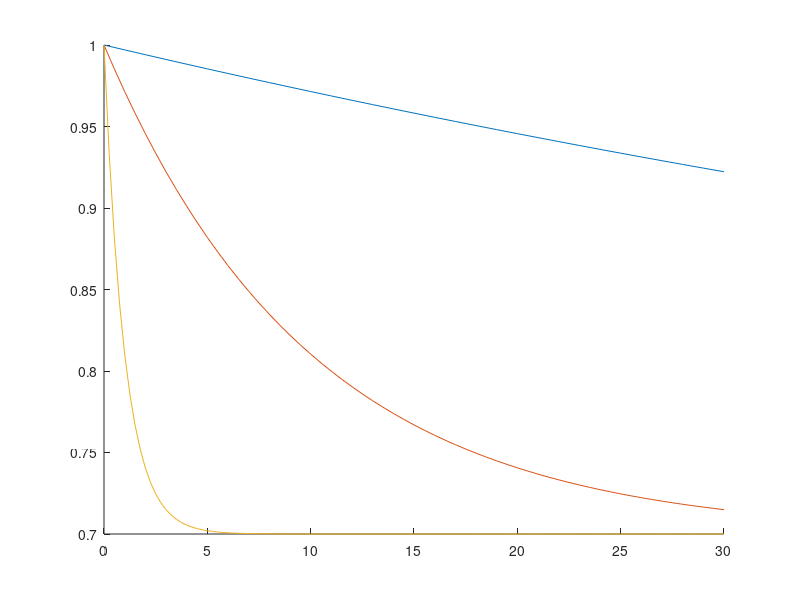
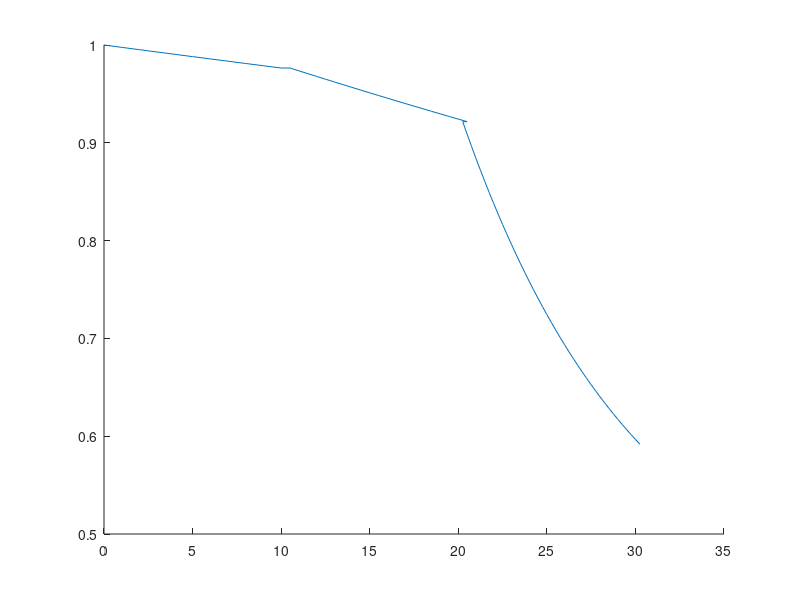
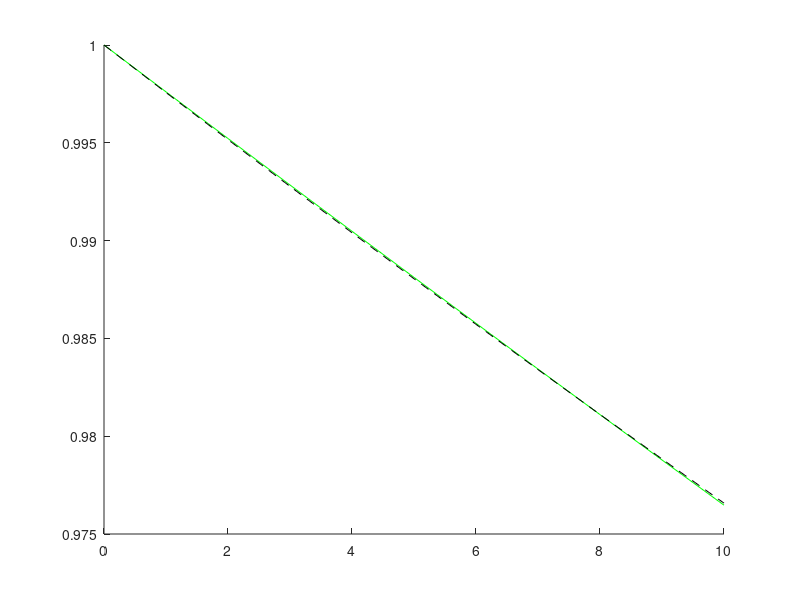
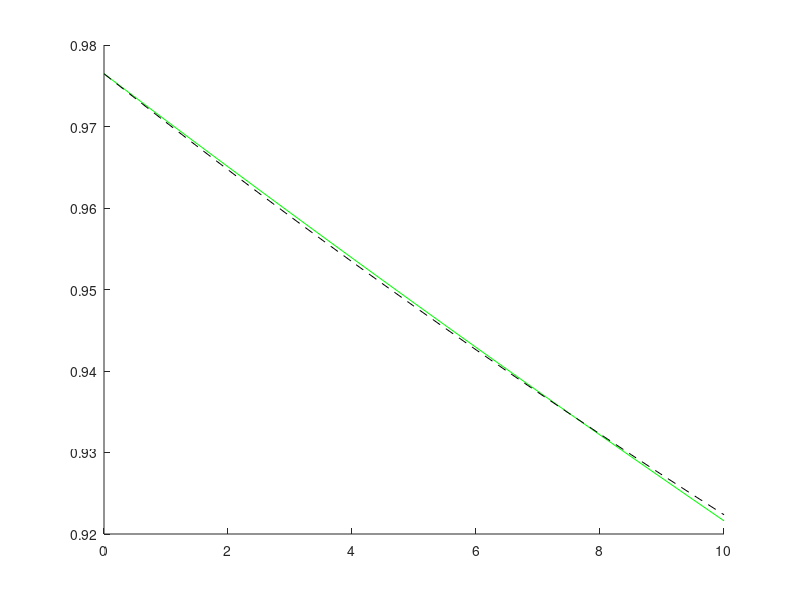

These figures' MATLAB source, in order: (Note: this script raises an error after producing the figures.)
%Author: Zarina Akbary
%Date: 05/04/2021
%Purpose: To combine and analyze dm data from mNeonGreen/mCherry diffusion
%experiments. 

clear, close all

%% Mock Model--30 min, full
beta=0.7;
t1=[0:1:30];
tau1=100;

t2=[0:0.5:30];
tau2=10;

t3=[0:0.25:30];
tau3=1;

sim1 = (1-beta)*exp(-t1/tau1)+beta;
sim2 = (1-beta)*exp(-t2/tau2)+beta;
sim3 = (1-beta)*exp(-t3/tau3)+beta;

figure, hold on
plot(t1, sim1)
plot(t2, sim2)
plot(t3, sim3)

%% Mock Model--30 min stepwise
beta=0.4;
t1=[0:1:10];
tau1=250;

t2=[0:0.5:10];
tau2=100;

t3=[0:0.25:10];
tau3=10;

sim1 = (1-beta)*exp(-t1/tau1)+beta;
sim2 = (sim1(end)-beta)*exp(-t2/tau2)+beta;
sim3 = (sim2(end)-beta)*exp(-t3/tau3)+beta;

simT = [sim1, sim2, sim3];
time = [t1, t2+(t1(end)+0.5), t3+(t1(end)+t2(end)+0.25)];

figure, hold on
plot(time, simT)

%% Working backwards
beta=0.7;
coeff0=1;

modelfun1=@(coeff,x)(sim1(1)-beta)*exp(-x./coeff)+beta;
modelfun2=@(coeff,x)(sim2(1)-beta)*exp(-x./coeff)+beta;
modelfun3=@(coeff,x)(sim3(1)-beta)*exp(-x./coeff)+beta;

mdl1=nlinfit(t1, sim1, modelfun1, coeff0);
mdl2=nlinfit(t2, sim2, modelfun2, coeff0);
mdl3=nlinfit(t3, sim3, modelfun3, coeff0);

y_hat1=modelfun1(mdl1, t1); 
y_hat2=modelfun2(mdl2, t2); 
y_hat3=modelfun3(mdl3, t3); 

figure, hold on
plot(t1, sim1,'-g', ...
        t1, y_hat1, '--k')

figure, hold on
plot(t2, sim2,'-g', ...
        t2, y_hat2, '--k')

figure, hold on
plot(t3, sim3,'-g', ...
        t3, y_hat3, '--k')

%% 10022021_Exp1
datadir="/Users/zarina/Documents/MATLAB/MatlabReady/mNeonGreenDiffusion_analysis";
dirsave="/Users/zarina/Documents/MATLAB/MatlabReady/mNeonGreenDiffusion_analysis/10182021_analysis";
basename='10022021_Exp1_colony';

%store directory
%data = struct('experiment', [], 'colony', [], 'length', [], 'intensity', [], 'norm_intensity', [], 'time', [], 'fitModel', {});
cd(datadir)
intensity_files=dir([basename '*dm.mat']);

%pre-allocate matrices
data_intensity=[];
data_norm_intensity=[];

%populate matrices
for i=1:height(intensity_files)
    
    load(intensity_files(i).name, 'dataTable', 'time', 'tidx')
    
    data_intensity=[data_intensity; table2array(dataTable(dataTable.halfie==0, 2))];
    data_norm_intensity=[data_norm_intensity; table2array(dataTable(dataTable.halfie==0, 3))];

    intensity_time=time;
end

%store directory
length_files=dir([basename '*BTphase.mat']);

%pre-allocate matrices
data_length=[];

%populate matrices
for i=1:height(length_files)
    
    load(length_files(i).name, 'lcell', 'time')
    
    data_length=[data_length; lcell];

    length_time=time;
end
% plot length and intensity
cd(dirsave)
% 
% figure(1), hold on
% for i=1:height(data_length)
%     plot(length_time/60, data_length(i,:), '-g')
% end
% xlabel('Time (min)')
% ylabel('Length \mum')
% title('Length vs Time')
% saveas(gcf,'10022021_length.png')
% saveas(gcf, '10022021_length.fig')
% 
% figure(2), hold on
% for i=1:height(data_intensity)
%     plot(intensity_time, data_intensity(i,:), '-g')
% end
% xlabel('Time (min)')
% ylabel('Intensity (A.U.)')
% title('Intensity vs Time')
% saveas(gcf,'10022021_intensity.png')
% saveas(gcf, '10022021_intensity.fig')
% 
% figure(3), hold on
% for i=1:height(data_norm_intensity)
%     plot(intensity_time, data_norm_intensity(i,:), '-g')
% end
% xlabel('Time (min)')
% ylabel('Normalized Intensity (A.U.)')
% title('Normalized Intensity vs Time')
% saveas(gcf,'10022021_norm_intensity.png')
% saveas(gcf, '10022021_norm_intensity.fig')

% fit data to exponential function
cd(dirsave)

segment1=data_norm_intensity(:, 1:10);
segment2=data_norm_intensity(:, 11:31);
segment3=data_norm_intensity(:, 32:end);

%segment 1
beta=0.3;

mdl1=[];
y_hat1=segment1;
coeff0=1;
time=intensity_time(1:10);
for i=1:height(segment1)
    modelfun1=@(coeff,x)(segment1(i,1)-beta)*exp(-x./coeff)+beta;
    mdl1(i)=nlinfit(time, segment1(i,:), modelfun1, coeff0);
    y_hat1(i,:)=modelfun1(mdl1(i), time);   
end

figure, hold on
for i=1:height(segment1)
    plot(time, segment1(i,:),'-g',...
        time, y_hat1(i,:), '--k')
end
legend({'data', 'model'})
title('1 min frame rate')
xlabel('Time (min)')
ylabel('Normalized Intensity (A.U.)')
saveas(gcf,'10022021_segment1.png')
saveas(gcf, '10022021_segment1.fig')
    
%segment2
mdl2=[];
y_hat2=segment2;
time=intensity_time(11:31)-intensity_time(11);
for i=1:height(segment2)
    modelfun2=@(coeff,x)(segment2(i,1)-beta)*exp(-x./coeff)+beta;
    mdl2(i)=nlinfit(time, segment2(i,:), modelfun2, coeff0);
    y_hat2(i,:)=modelfun2(mdl2(i), time);   
end

figure, hold on
for i=1:height(segment2)
    plot(time, segment2(i,:),'-g',...
        time, y_hat2(i,:), '--k')
end
legend({'data', 'model'})
title('30 s frame rate')
xlabel('Time (min)')
ylabel('Normalized Intensity (A.U.)')
saveas(gcf,'10022021_segment2.png')
saveas(gcf, '10022021_segment2.fig')

% %segment3
mdl3=[];
y_hat3=segment3;
time=intensity_time(32:end)-intensity_time(32);
for i=1:height(segment3)
    modelfun3=@(coeff,x)(segment3(i,1)-beta)*exp(-x./coeff)+beta;
    mdl3(i)=nlinfit(time, segment3(i,:), modelfun3, coeff0);
    y_hat3(i,:)=modelfun3(mdl3(i), time);   
end

figure, hold on
for i=1:height(segment3)
    plot(time, segment3(i,:),'-g', ...
        time, y_hat3(i,:), '--k')
end
legend({'data', 'model'})
title('15 second frame rate')
xlabel('Time (min)')
ylabel('Normalized Intensity (A.U.)')
saveas(gcf,'10022021_segment3.png')
saveas(gcf,'10022021_segment3.fig')

%plot tau as a histogram
figure, hold on
histogram(mdl1(mdl1<1000), 'BinWidth', 20)
histogram(mdl2, 'BinWidth', 20)
histogram(mdl3, 'BinWidth', 20)
legend({'1 min', '30 s', '15 s'})
saveas(gcf,['10022021_Exp1_tau.png'])
saveas(gcf,['10022021_Exp1_tau.fig'])
